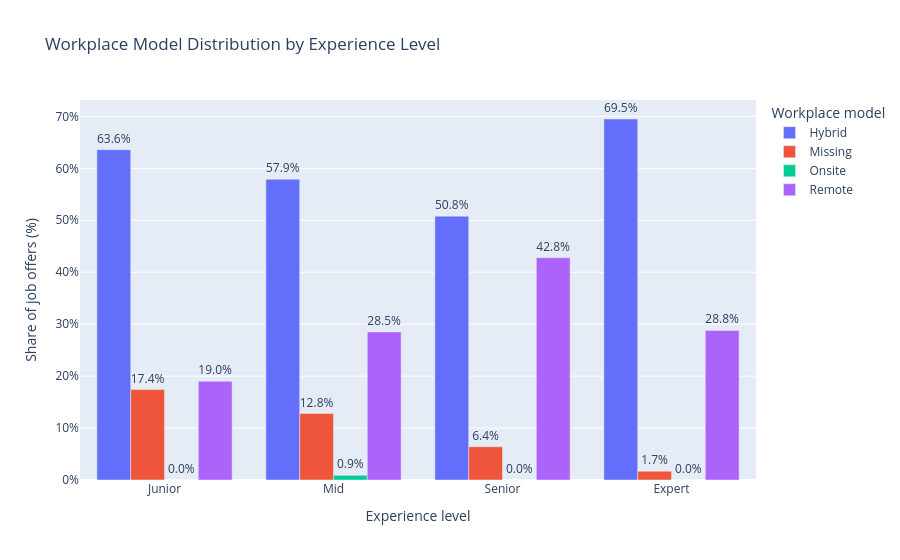

Source (notebook cell):
### Code cell
fig = px.bar(
    workplace_experience_plot,
    x="experience",
    y="percentage",
    color="workplace",
    text="percentage",
    barmode="group",
    category_orders={
        "experience": [
            "Junior",
            "Mid",
            "Senior",
            "Expert"
        ]
    },
    title="Workplace Model Distribution by Experience Level",
    labels={
        "experience": "Experience level",
        "percentage": "Share of job offers (%)",
        "workplace": "Workplace model"
    }
)

fig.update_traces(
    texttemplate="%{text:.1f}%",
    textposition="outside"
)

fig.update_layout(
    yaxis_ticksuffix="%"
)

fig.show()

### Figure 1 — Plotly figure (JSON) as saved in the notebook; plotly's stock layout.template omitted (floating-point values rounded to 4 significant figures)
{"data": [{"alignmentgroup": "True", "hovertemplate": "Workplace model=Hybrid<br>Experience level=%{x}<br>Share of job offers (%)=%{text}<extra></extra>", "legendgroup": "Hybrid", "marker": {"color": "#636efa", "pattern": {"shape": ""}}, "name": "Hybrid", "offsetgroup": "Hybrid", "orientation": "v", "showlegend": true, "text": [69.5, 63.6, 57.9, 50.8], "textposition": "outside", "texttemplate": "%{text:.1f}%", "type": "bar", "x": ["Expert", "Junior", "Mid", "Senior"], "xaxis": "x", "y": [69.5, 63.6, 57.9, 50.8], "yaxis": "y"}, {"alignmentgroup": "True", "hovertemplate": "Workplace model=Missing<br>Experience level=%{x}<br>Share of job offers (%)=%{text}<extra></extra>", "legendgroup": "Missing", "marker": {"color": "#EF553B", "pattern": {"shape": ""}}, "name": "Missing", "offsetgroup": "Missing", "orientation": "v", "showlegend": true, "text": [1.7, 17.4, 12.8, 6.4], "textposition": "outside", "texttemplate": "%{text:.1f}%", "type": "bar", "x": ["Expert", "Junior", "Mid", "Senior"], "xaxis": "x", "y": [1.7, 17.4, 12.8, 6.4], "yaxis": "y"}, {"alignmentgroup": "True", "hovertemplate": "Workplace model=Onsite<br>Experience level=%{x}<br>Share of job offers (%)=%{text}<extra></extra>", "legendgroup": "Onsite", "marker": {"color": "#00cc96", "pattern": {"shape": ""}}, "name": "Onsite", "offsetgroup": "Onsite", "orientation": "v", "showlegend": true, "text": [0.0, 0.0, 0.9, 0.0], "textposition": "outside", "texttemplate": "%{text:.1f}%", "type": "bar", "x": ["Expert", "Junior", "Mid", "Senior"], "xaxis": "x", "y": [0.0, 0.0, 0.9, 0.0], "yaxis": "y"}, {"alignmentgroup": "True", "hovertemplate": "Workplace model=Remote<br>Experience level=%{x}<br>Share of job offers (%)=%{text}<extra></extra>", "legendgroup": "Remote", "marker": {"color": "#ab63fa", "pattern": {"shape": ""}}, "name": "Remote", "offsetgroup": "Remote", "orientation": "v", "showlegend": true, "text": [28.8, 19.0, 28.5, 42.8], "textposition": "outside", "texttemplate": "%{text:.1f}%", "type": "bar", "x": ["Expert", "Junior", "Mid", "Senior"], "xaxis": "x", "y": [28.8, 19.0, 28.5, 42.8], "yaxis": "y"}], "layout": {"barmode": "group", "legend": {"title": {"text": "Workplace model"}, "tracegroupgap": 0}, "title": {"text": "Workplace Model Distribution by Experience Level"}, "xaxis": {"anchor": "y", "categoryarray": ["Junior", "Mid", "Senior", "Expert"], "categoryorder": "array", "domain": [0, 1], "title": {"text": "Experience level"}}, "yaxis": {"anchor": "x", "domain": [0, 1], "ticksuffix": "%", "title": {"text": "Share of job offers (%)"}}}}
